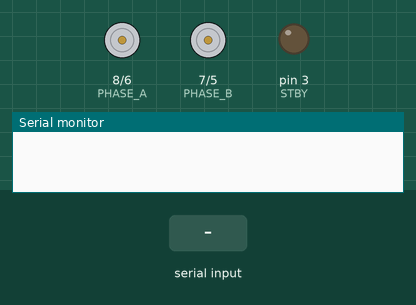
This sketch was run on a simulated Arduino Uno, built with avr-gcc and run on an emulated ATmega328P. Shown: direction and speed pins drawn as motors (green arrow = direction pin HIGH = forward, orange = LOW = backward, longer = more drive, stopped while the standby pin is LOW), output pins drawn as LEDs (lit = HIGH), the last lines printed to the serial monitor. The inputs (shaded band) are chosen by the test bench. Random numbers use the default seed unless the sketch sets one.

Above: at 1.2 s.
1.3 s: "F" received over Serial
At 2.5 s:
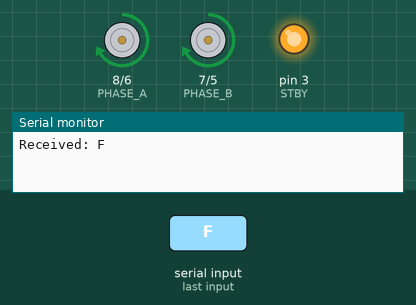
2.8 s: "B" received over Serial
At 3.9 s:
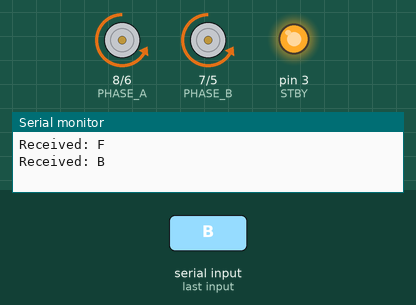
4.3 s: "L" received over Serial
At 5.0 s:
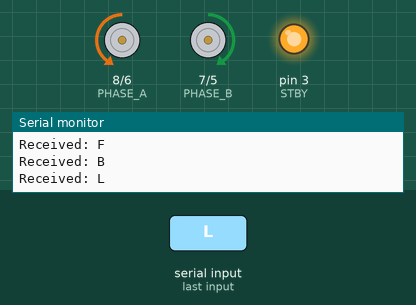
5.8 s: "R" received over Serial
At 6.2 s:
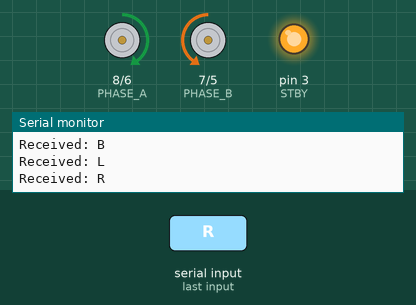
7.3 s: "S" received over Serial
At 8.5 s:
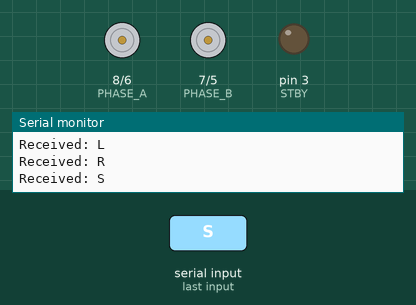
Timing chart, 0 to 9.8 s (numbered marks = the images above; inputs shaded):
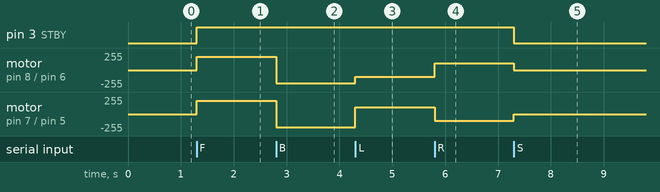

The sketch:

Camera_Movement.ino
```cpp
// #include "HardwareSerial.h"
int Trig = 13;  // sends ultrasonic pulse (pin 13 of the ultrasonic sensor)
int Echo = 12;  //Recieves ultrasonic pulse (pin 12)
long pingT;     //stores ping distance (in microseconds)
float distance_cm;
int SPEED = 100;
int R_SENSOR_PIN = A0;
int C_SENSOR_PIN = A1;
int L_SENSOR_PIN = A2;
int THRESHOLD = 700;  // ADC cutoff (0–1023)
int RXD2 = 16;        // switch if not work
int TXD2 = 17;        // May not need these in this class

// TB6612FNG motor driver pins (Elegoo V4)
int STBY = 3;
int PWM_A = 6;
int PHASE_A = 8;
int PWM_B = 5;
int PHASE_B = 7;

// #define RX = 16
// #define TX = 17

int MOTOR_SPEED = 100;  // 0–255

#define RXD2 21
#define TXD2 19


void setup() {

  // Serial2.begin(9600, SERIAL_8N1, 17, 16);

  // Configure UltraSound inputs/outputs
  // pinMode(Trig, OUTPUT);
  // pinMode(Echo, INPUT);
  Serial.begin(9600);
  // Serial.begin(115200);
  // Serial.println("Uno Serial");


  // Configure line‐tracker inputs
  // pinMode(R_SENSOR_PIN, INPUT);
  // pinMode(C_SENSOR_PIN, INPUT);
  // pinMode(L_SENSOR_PIN, INPUT);

  // Configure motor driver outputs
  pinMode(STBY, OUTPUT);
  pinMode(PWM_A, OUTPUT);
  pinMode(PHASE_A, OUTPUT);
  pinMode(PWM_B, OUTPUT);
  pinMode(PHASE_B, OUTPUT);

  // Start with motors in standby (disabled)
  digitalWrite(STBY, LOW);
  analogWrite(PWM_A, 0);
  analogWrite(PWM_B, 0);
}


void loop() {


  espMovement();


  // AvoidLines();
  // LineTracking();
  // CalDist();
  // ObjectRun(distance_cm);
}

void espMovement() {
  // delete > 0 if it does nothing
  if (Serial.available() > 0) {
    char command = Serial.read();
    Serial.print("Received: ");
    Serial.println(command);

    switch (command) {
      case 'F':
        driveForward(200);
        break;
      case 'B':
        driveBackward(200);
        break;
      case 'L':
        pivotLeft(100);
        break;
      case 'R':
        pivotRight(100);
        break;
      case 'O':
        // think about something to switch lines or switch modes or something! with the ok hand gesture!

        break;
      case 'S':
        stopMotors();
        break;
    }
  }
}

int pingTime() {
  int pingTravelTime;
  digitalWrite(Trig, LOW);
  delayMicroseconds(2);
  digitalWrite(Trig, HIGH);
  delayMicroseconds(20);
  digitalWrite(Trig, LOW);
  pingTravelTime = pulseIn(Echo, HIGH);
  return pingTravelTime;
}


void ObjectRun(int distance) {

  while (distance_cm < 30 && distance_cm > 0) {

    RandTurn();  // this one too!
    driveForward(200);
    // BackUp(); // just these two for perfect object detection
    CalDist();
  }
}

void AvoidLines() {

  // Read each sensor (0 = white, ~1023 = black)
  int rightVal = analogRead(R_SENSOR_PIN);
  int centerVal = analogRead(C_SENSOR_PIN);
  int leftVal = analogRead(L_SENSOR_PIN);

  // Determine if each is over the black line
  bool overRight = (rightVal > THRESHOLD);
  bool overCenter = (centerVal > THRESHOLD);
  bool overLeft = (leftVal > THRESHOLD);

  // Print raw values for debugging
  Serial.print("R=");
  Serial.print(rightVal);
  Serial.print("  C=");
  Serial.print(centerVal);
  Serial.print("  L=");
  Serial.println(leftVal);

  // Avoid the lines
  if (!overCenter && !(overLeft || overRight)) {
    driveForward(MOTOR_SPEED);
    Serial.println("  → Forward");
  } else if (overLeft && !(overCenter || overRight)) {
    pivotRight(MOTOR_SPEED);
    TurnRight();
    Serial.println("  → Pivot Right");
  } else if (overRight && !(overLeft || overCenter)) {
    pivotLeft(MOTOR_SPEED);
    TurnLeft();
    Serial.println("  → Pivot Left");
  } else if (overRight && overCenter && overLeft) {
    stopMotors();
    // findLine(MOTOR_SPEED);
    // Serial.println("  → Line Lost: Stopping");
  } else {
    if (rand() % 10 % 2 == 0) {
      pivotRight(MOTOR_SPEED);
    } else {
      pivotLeft(MOTOR_SPEED);
    }
  }

  delay(50);  // short pause (motor commands are non-blocking)
}
void LineTracking() {

  // Read each sensor (0 = white, ~1023 = black)
  int rightVal = analogRead(R_SENSOR_PIN);
  int centerVal = analogRead(C_SENSOR_PIN);
  int leftVal = analogRead(L_SENSOR_PIN);

  // Determine if each is over the black line
  bool overRight = (rightVal > THRESHOLD);
  bool overCenter = (centerVal > THRESHOLD);
  bool overLeft = (leftVal > THRESHOLD);

  // Print raw values for debugging
  Serial.print("R=");
  Serial.print(rightVal);
  Serial.print("  C=");
  Serial.print(centerVal);
  Serial.print("  L=");
  Serial.println(leftVal);

  // Follow the line
  if (overCenter) {
    driveForward(MOTOR_SPEED);
    Serial.println("  → Forward");
  } else if (overLeft && (!overCenter || !overRight)) {
    pivotLeft(MOTOR_SPEED);
    Serial.println("  → Pivot Left");
  } else if (overRight && (!overCenter || !overLeft)) {
    pivotRight(MOTOR_SPEED);
    Serial.println("  → Pivot Right");
  } else {
    stopMotors();
    findLine(MOTOR_SPEED);
    Serial.println("  → Line Lost: Stopping");
  }

  delay(50);  // short pause (motor commands are non-blocking)
}


// ─── MOTOR CONTROL FUNCTIONS ───────────────────────────────────────────
void enableDriver() {
  digitalWrite(STBY, HIGH);
}

void disableDriver() {
  analogWrite(PWM_A, 0);
  analogWrite(PWM_B, 0);
  digitalWrite(STBY, LOW);
}

void driveForward(int speed) {
  enableDriver();
  digitalWrite(PHASE_A, HIGH);
  digitalWrite(PHASE_B, HIGH);
  analogWrite(PWM_A, speed);
  analogWrite(PWM_B, speed);
}

void driveBackward(int speed) {
  enableDriver();
  digitalWrite(PHASE_A, LOW);
  digitalWrite(PHASE_B, LOW);
  analogWrite(PWM_A, speed);
  analogWrite(PWM_B, speed);
}

void pivotLeft(int speed) {
  enableDriver();
  digitalWrite(PHASE_A, LOW);
  digitalWrite(PHASE_B, HIGH);
  analogWrite(PWM_A, speed);
  analogWrite(PWM_B, speed);
}

void pivotRight(int speed) {
  enableDriver();
  digitalWrite(PHASE_A, HIGH);
  digitalWrite(PHASE_B, LOW);
  analogWrite(PWM_A, speed);
  analogWrite(PWM_B, speed);
}

void findLine(int speed) {
  enableDriver();
  digitalWrite(PHASE_A, HIGH);
  digitalWrite(PHASE_B, LOW);
  analogWrite(PWM_A, speed);
  analogWrite(PWM_B, speed);
}

void stopMotors() {
  disableDriver();
}

void CalDist() {
  pingT = pingTime();
  distance_cm = pingT / 58;  //convert the microseconds to CM (~0.0343cm/us)
  Serial.println(pingT);
  Serial.println(distance_cm);
}

void BackUp() {
  if (distance_cm > 0 && distance_cm < 10) {
    digitalWrite(PHASE_A, LOW);
    digitalWrite(PHASE_B, LOW);

  } else {
    delay(200);

    digitalWrite(PHASE_A, HIGH);
    digitalWrite(PHASE_B, HIGH);
  }
}

void RandTurn() {
  if ((int)distance_cm % 2 == 0) {
    analogWrite(PWM_A, SPEED + 30);
    analogWrite(PWM_B, 20);
    delay(500);
  } else {
    analogWrite(PWM_A, 20);
    analogWrite(PWM_B, SPEED + 30);
    delay(500);
  }
}

void TurnRight() {
  digitalWrite(PHASE_A, HIGH);
  analogWrite(PWM_A, 80);
  digitalWrite(PHASE_B, LOW);
  analogWrite(PWM_B, 80);
  delay(500);
  analogWrite(PWM_A, 0);
  analogWrite(PWM_B, 0);
  delay(500);
  digitalWrite(PHASE_B, HIGH);
}

void TurnLeft() {
  digitalWrite(PHASE_A, LOW);
  analogWrite(PWM_A, 80);
  digitalWrite(PHASE_B, HIGH);
  analogWrite(PWM_B, 80);
  delay(500);
  analogWrite(PWM_A, 0);
  analogWrite(PWM_B, 0);
  delay(500);
  digitalWrite(PHASE_A, HIGH);
}

void FF(int Fast, int Slow) {
  digitalWrite(STBY, HIGH);
  digitalWrite(PHASE_A, HIGH);
  digitalWrite(PHASE_B, HIGH);
  analogWrite(PWM_A, Fast);
  analogWrite(PWM_B, Slow);
}

int Min(int one, int two, int three, int four) {
  if (one < two && one < three && one < four) {
    return one;
  }
  if (two < one && two < three && two < four) {
    return two;
  }
  if (three < two && three < one && three < four) {
    return three;
  }
  if (four < two && four < three && four < one) {
    return four;
  }
}
```

Measured:
- after the input at 1.3 s, pin 3 (STBY): LOW → HIGH at once; motor on pin 8 (PHASE_A) / pin 6 (PWM_A), motor on pin 7 (PHASE_B) / pin 5 (PWM_B): stopped → forward 200/255 at once
- after the input at 2.8 s, motor on pin 8 (PHASE_A) / pin 6 (PWM_A), motor on pin 7 (PHASE_B) / pin 5 (PWM_B): forward 200/255 → backward 200/255 at once
- after the input at 4.3 s, motor on pin 8 (PHASE_A) / pin 6 (PWM_A): backward 200/255 → backward 100/255 at once; motor on pin 7 (PHASE_B) / pin 5 (PWM_B): backward 200/255 → forward 100/255 at once
- after the input at 5.8 s, motor on pin 8 (PHASE_A) / pin 6 (PWM_A): backward 100/255 → forward 100/255 at once; motor on pin 7 (PHASE_B) / pin 5 (PWM_B): forward 100/255 → backward 100/255 at once
- after the input at 7.3 s, pin 3 (STBY): HIGH → LOW at once; motor on pin 8 (PHASE_A) / pin 6 (PWM_A): forward 100/255 → stopped at once; motor on pin 7 (PHASE_B) / pin 5 (PWM_B): backward 100/255 → stopped at once
